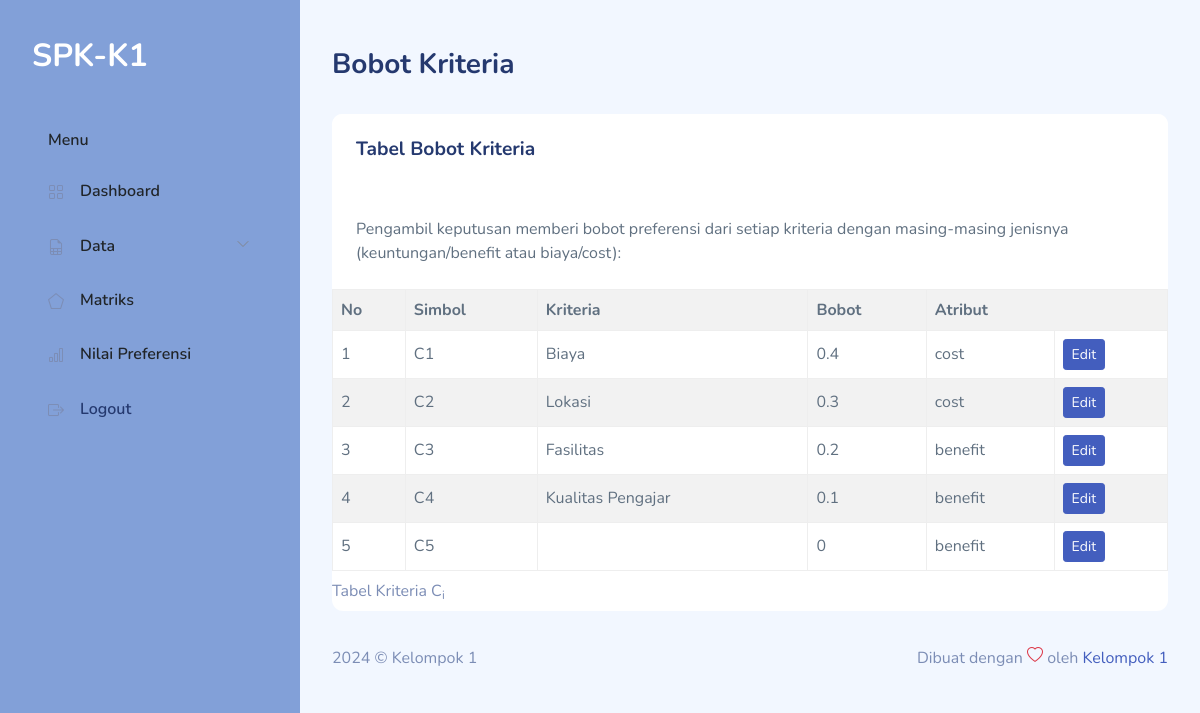
/bobot.php (signed in), run on the app's committed database.
### tables this page shows
CREATE TABLE `saw_criterias` (
  `id_criteria` tinyint UNSIGNED NOT NULL,
  `criteria` varchar(100) NOT NULL,
  `weight` float NOT NULL,
  `attribute` set('benefit','cost') DEFAULT NULL
);

### bobot.php (the view, shortened to what this page needs)
<!DOCTYPE html>
<html lang="en">
<?php
require "layout/head.php";
require "include/conn.php";
?>
<body>
    <div id="app">
        <?php require "layout/sidebar.php";?>
        <div id="main">
            <div class="page-heading">
                <h3>Bobot Kriteria</h3>
            </div>
            <div class="page-content">
                <section class="row">
                    <div class="col-12">
                        <div class="card">
                            <div class="card-header">
                                <h4 class="card-title">Tabel Bobot Kriteria</h4>
                            </div>
                            <div class="card-content">
                                <div class="card-body">
                                    <p class="card-text">Pengambil keputusan memberi bobot preferensi dari setiap
                                        kriteria dengan
                                        masing-masing jenisnya (keuntungan/benefit atau biaya/cost):</p>
                                </div>
                                <div class="table-responsive">
                                    <table class="table table-striped table-bordered mb-0">
                                        <caption>
                                            Tabel Kriteria C<sub>i</sub>
                                        </caption>
                                        <tr>
                                            <th>No</th>
                                            <th>Simbol</th>
                                            <th>Kriteria</th>
                                            <th>Bobot</th>
                                            <th colspan="2">Atribut</th>
                                        </tr>
                                        <?php
$sql = 'SELECT id_criteria,criteria,weight,attribute FROM saw_criterias';
$result = $db->query($sql);
$i = 0;
while ($row = $result->fetch_object()) {
    echo "<tr>
        <td class='right'>" . (++$i) . "</td>
        <td class='center'>C{$i}</td>
        <td>{$row->criteria}</td>
        <td>{$row->weight}</td>
        <td>{$row->attribute}</td>
        <td>
            <a href='bobot-edit.php?id={$row->id_criteria}' class='btn btn-primary btn-sm'>Edit</a>
            </td>
      </tr>\n";
}
?>
                                    </table>
                                </div>
                            </div>
                        </div>
                    </div>
                </section>
            </div>
            <?php require "layout/footer.php";?>
        </div>
    </div>
</body>
</html>

### assets/css/app.css (style rules this page uses)
.btn.btn-danger,.btn.btn-info,.btn.btn-primary,.btn.btn-secondary,.btn.btn-success,.btn.btn-warning { color:#fff }
.card { margin-bottom:2.2rem;border:none }
.card .card-header { border:none }
.card .card-header h4 { font-size:1.2rem;font-weight:700 }
.card .card-content { position:relative }
.card .card-title { font-size:1.2rem }
.card .card-body { padding:1.5rem }
.dataTable-table td,.dataTable-table thead th,.table td,.table thead th { vertical-align:middle }
#main { margin-left:300px;padding:2rem }
.page-heading { margin:0 0 2rem }
.page-heading h3 { font-weight:700 }
a { text-decoration:none }

### data on the page
saw_criterias: criteria "Biaya", weight "0.4", attribute "cost"
saw_criterias: criteria "Lokasi", weight "0.3", attribute "cost"
saw_criterias: criteria "Fasilitas", weight "0.2", attribute "benefit"
saw_criterias: criteria "Kualitas Pengajar", weight "0.1", attribute "benefit"
saw_criterias: weight "0", attribute "benefit"
